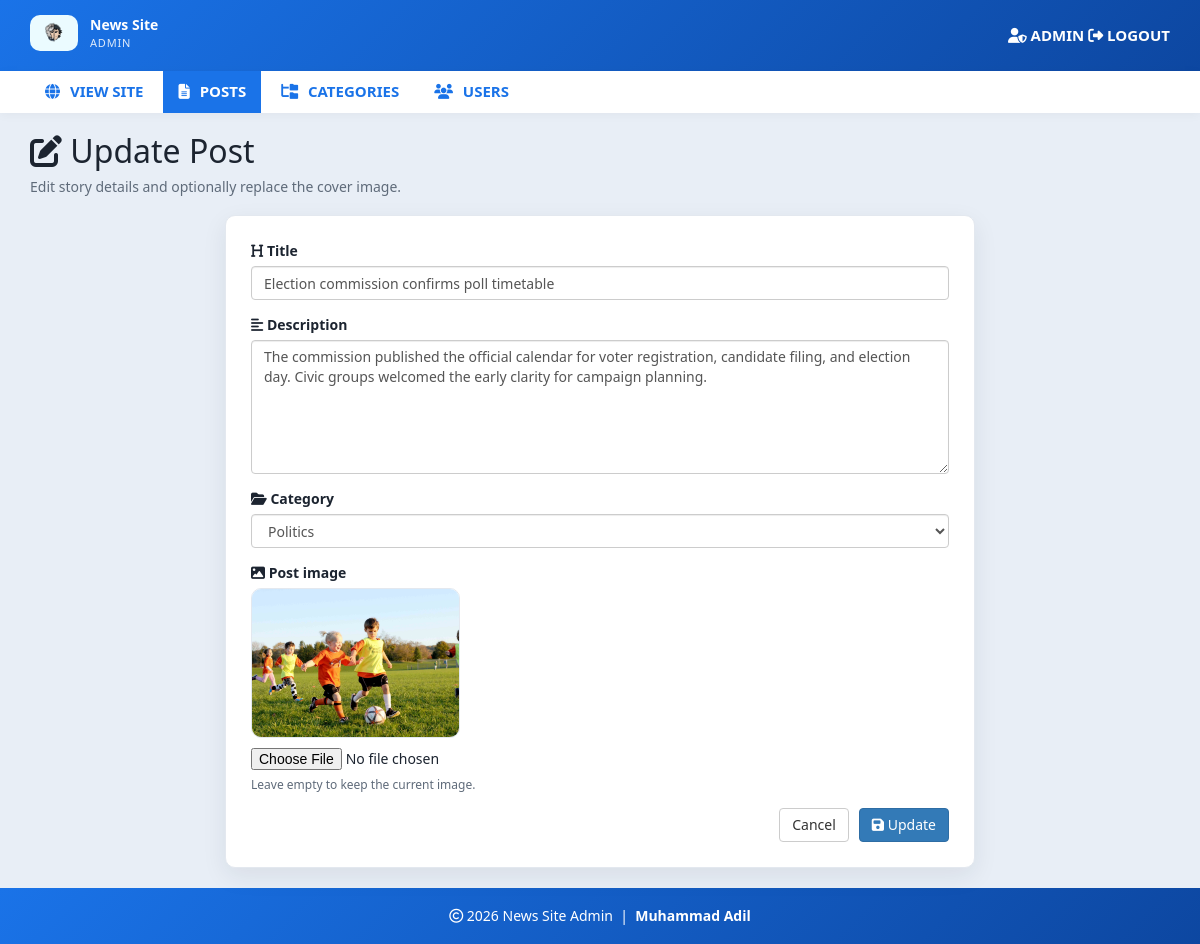
The app's page /admin/update-post.php?id=7 (signed in), older data.
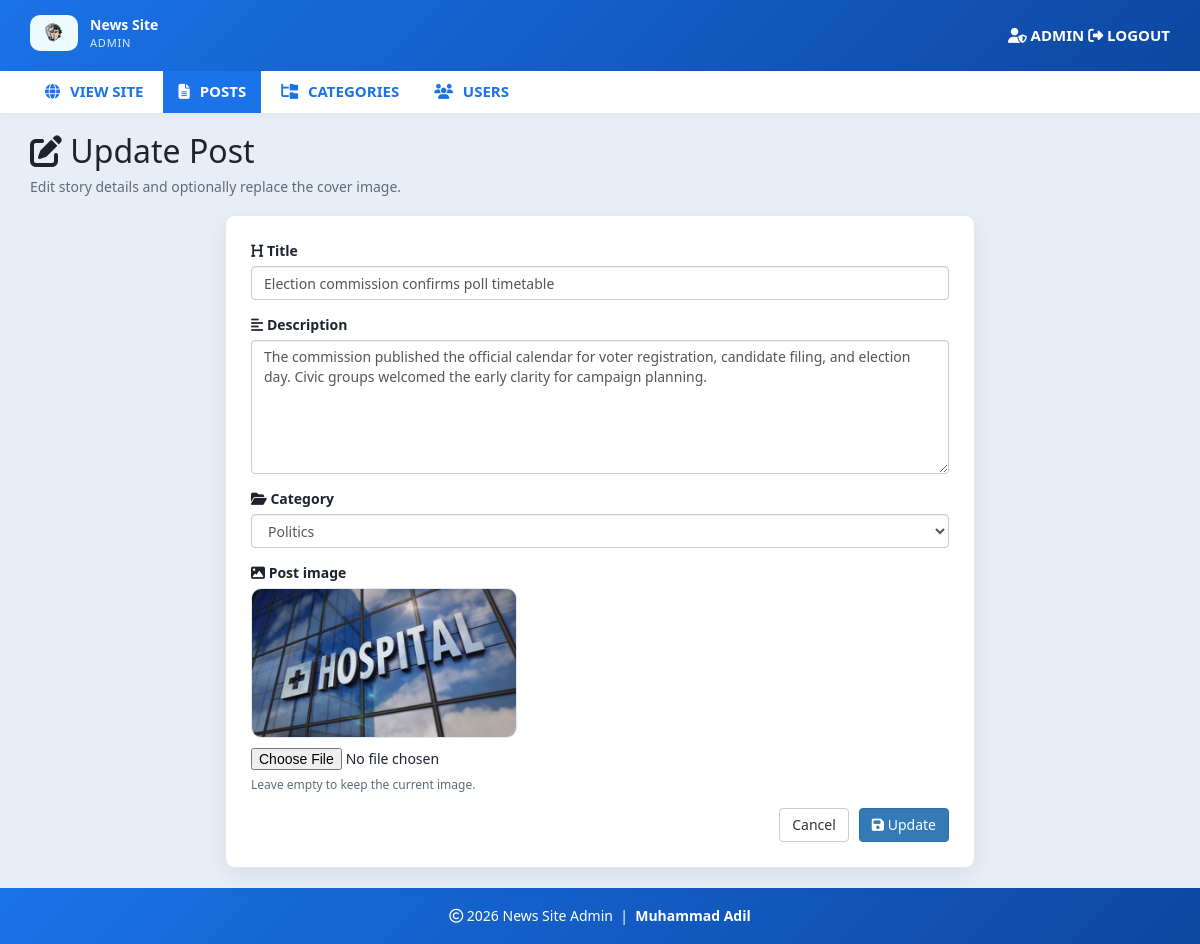
The same page, newer data.
### tables this page shows
CREATE TABLE `posts` (
  `id` int(11) NOT NULL AUTO_INCREMENT,
  `post_title` varchar(200) NOT NULL,
  `post_keywords` text NOT NULL,
  `post_content` int(11) NOT NULL,
  `post_date` varchar(50) NOT NULL,
  `post_author` int(11) NOT NULL,
  `post_image` varchar(255) NOT NULL DEFAULT 'post-format.jpg',
  PRIMARY KEY (`id`)
);

### includes/helpers.php (called while the page is built, shortened)
<?php
function post_image_src($filename, $prefix = '')
{
    $filename = trim((string) $filename);
    $candidates = [
        'admin/upload/' . $filename,
        'images/' . $filename,
    ];
    $root = dirname(__DIR__);
    foreach ($candidates as $rel) {
        if (is_file($root . '/' . $rel)) {
            return $prefix . $rel;
        }
    }
    return $prefix . 'images/post-format.jpg';
}
function e($value)
{
    return htmlspecialchars((string) $value, ENT_QUOTES, 'UTF-8');
}

### admin/update-post.php (the view, shortened to what this page needs)
<?php
include "header.php";
include "config.php";
$id = isset($_GET['id']) ? (int) $_GET['id'] : 0;
$sql = "SELECT posts.id, posts.post_title, posts.post_keywords, posts.post_image, posts.post_author, posts.post_content, category.category_name
        FROM posts
        LEFT JOIN category ON posts.post_content = category.id
        WHERE posts.id = {$id}";
$result = mysqli_query($conn, $sql) or die("query failed.");
$row = mysqli_fetch_assoc($result);
?>
<div id="admin-content">
  <div class="container">
  <div class="row">
    <div class="col-md-12">
        <h1 class="admin-heading"><i class="fa-solid fa-pen-to-square"></i> Update Post</h1>
        <p class="admin-sub">Edit story details and optionally replace the cover image.</p>
    </div>
    <div class="col-md-offset-2 col-md-8">
        <form class="admin-form" action="save-update-post.php" method="POST" enctype="multipart/form-data" autocomplete="off">
            <div class="form-group">
                <label for="post_title"><i class="fa-solid fa-heading"></i> Title</label>
                <input type="text" name="post_title" id="post_title" class="form-control" value="<?php echo e($row['post_title']); ?>" required>
            </div>
            <div class="form-group">
                <label for="post_keywords"><i class="fa-solid fa-align-left"></i> Description</label>
                <textarea name="post_keywords" id="post_keywords" class="form-control" required rows="6"><?php echo e(trim($row['post_keywords'])); ?></textarea>
            </div>
            <div class="form-group">
                <label for="post_content"><i class="fa-solid fa-folder-open"></i> Category</label>
                <select name="post_content" id="post_content" class="form-control" required>
                              <?php
                                $sql1 = "SELECT * FROM category ORDER BY category_name ASC";
                                $result1 = mysqli_query($conn, $sql1) or die("query failed.");
                                while ($row1 = mysqli_fetch_assoc($result1)) {
                                    $selected = ((int) $row['post_content'] === (int) $row1['id']) ? "selected" : "";
                                    echo "<option {$selected} value='" . (int) $row1['id'] . "'>" . e($row1['category_name']) . "</option>";
                                }
                              ?>
                </select>
            </div>
            <div class="form-group">
                <label for="new_image"><i class="fa-solid fa-image"></i> Post image</label>
                <div class="image-preview">
                    <img src="<?php echo e(post_image_src($row['post_image'], '../')); ?>" alt="Current cover" height="150">
                </div>
                <input type="file" name="new_image" id="new_image" accept=".jpg,.jpeg,.png,.webp,.gif">
                <p class="help-text">Leave empty to keep the current image.</p>
            </div>
            <div class="form-actions">
                <a href="post.php" class="btn btn-default">Cancel</a>
                <button type="submit" name="submit" class="btn btn-primary"><i class="fa-solid fa-floppy-disk"></i> Update</button>
            </div>
        </form>
      </div>
    </div>
  </div>
</div>
<?php include "footer.php"; ?>

Row changes from the older to the newer data that the page shows:
changed posts "Election commission confirms poll timetable": post_image: a different picture
